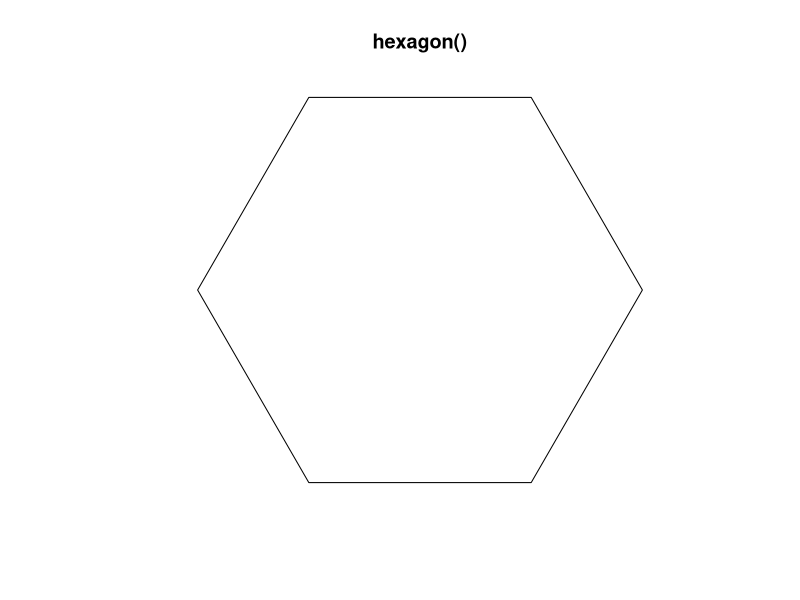
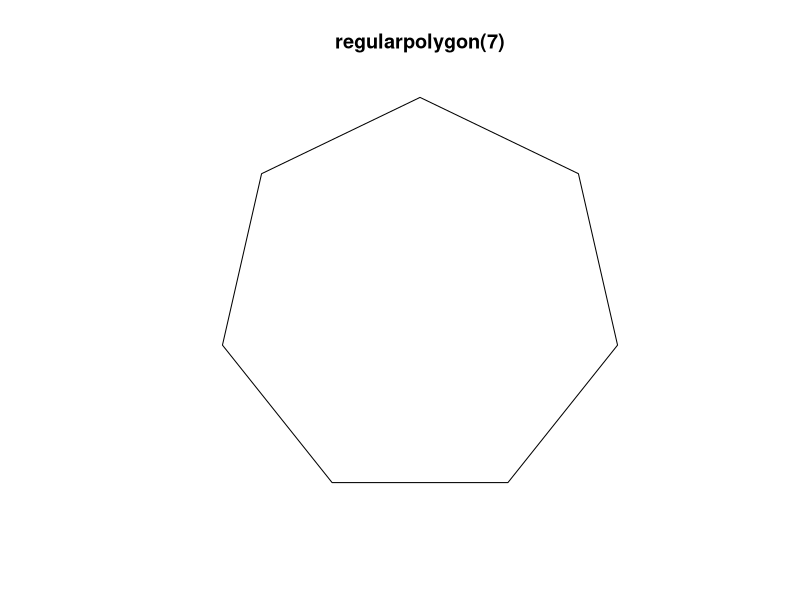
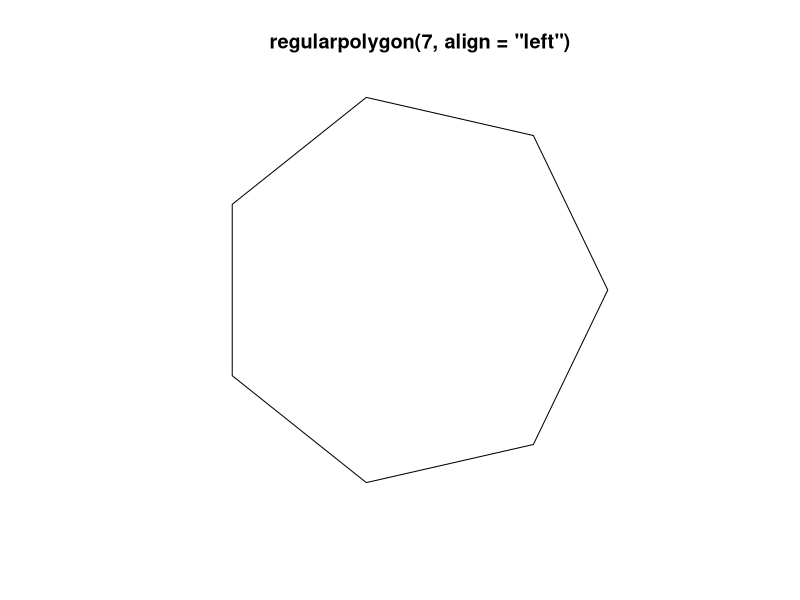

Write R code to recreate these figures, in order.
library(spatstat)


### Name: regularpolygon
### Title: Create A Regular Polygon
### Aliases: regularpolygon hexagon
### Keywords: spatial datagen

### ** Examples

  plot(hexagon())
  plot(regularpolygon(7))
  plot(regularpolygon(7, align="left"))
